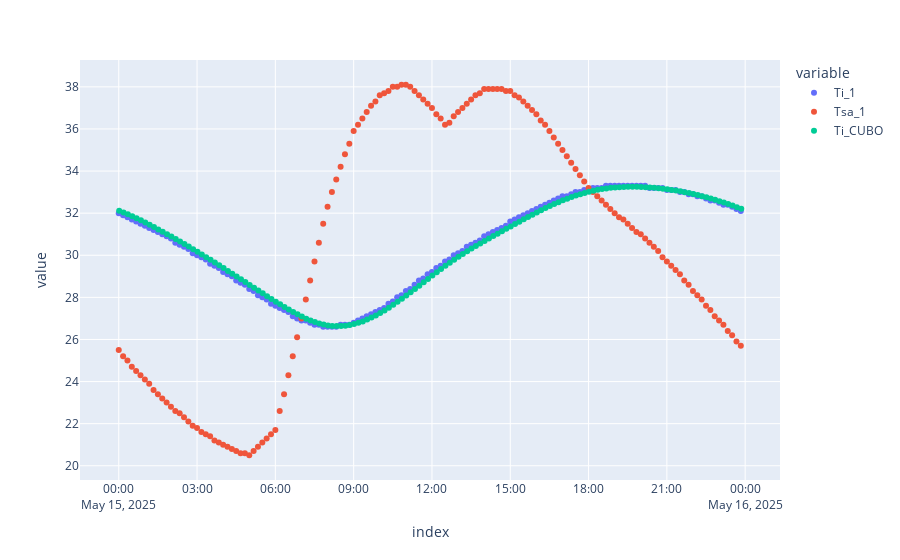

Write notebook code for a chart like this one.
### Code cell
compara_ep_eh("../idf/10cmAdobe.sql","Ti_1")

### Figure 1 — Plotly figure (JSON) as saved in the notebook; plotly's stock layout.template omitted (floating-point values rounded to 4 significant figures; data arrays with more than 128 entries replaced by an {"elided": "..."} marker saying what was removed)
{"data": [{"hovertemplate": "variable=Ti_1<br>index=%{x}<br>value=%{y}<extra></extra>", "legendgroup": "Ti_1", "marker": {"color": "#636efa", "symbol": "circle"}, "mode": "markers", "name": "Ti_1", "orientation": "v", "showlegend": true, "type": "scatter", "x": {"elided": "288 str values"}, "xaxis": "x", "y": {"elided": "288 float values"}, "yaxis": "y"}, {"hovertemplate": "variable=Tsa_1<br>index=%{x}<br>value=%{y}<extra></extra>", "legendgroup": "Tsa_1", "marker": {"color": "#EF553B", "symbol": "circle"}, "mode": "markers", "name": "Tsa_1", "orientation": "v", "showlegend": true, "type": "scatter", "x": {"elided": "288 str values"}, "xaxis": "x", "y": {"elided": "288 float values"}, "yaxis": "y"}, {"hovertemplate": "variable=Ti_CUBO<br>index=%{x}<br>value=%{y}<extra></extra>", "legendgroup": "Ti_CUBO", "marker": {"color": "#00cc96", "symbol": "circle"}, "mode": "markers", "name": "Ti_CUBO", "orientation": "v", "showlegend": true, "type": "scatter", "x": {"elided": "288 str values"}, "xaxis": "x", "y": {"elided": "288 float values"}, "yaxis": "y"}], "layout": {"legend": {"title": {"text": "variable"}, "tracegroupgap": 0}, "margin": {"t": 60}, "xaxis": {"anchor": "y", "domain": [0, 1], "title": {"text": "index"}}, "yaxis": {"anchor": "x", "domain": [0, 1], "title": {"text": "value"}}}}
